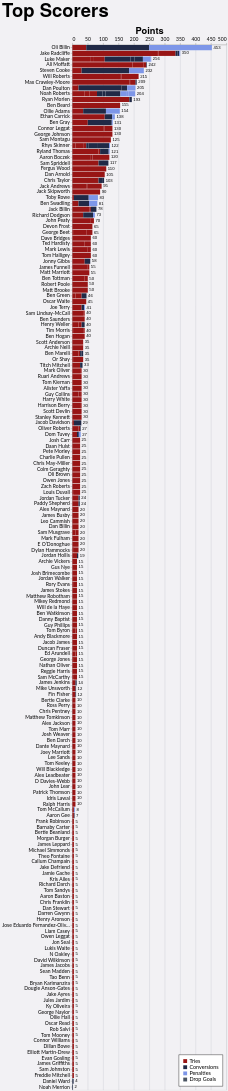

Vega-Lite specification stored for this chart:
### Vega-Lite specification from a JSON file in a GitHub repository (floating-point values rounded to 4 significant figures; data arrays with more than 128 entries replaced by an {"elided": "..."} marker saying what was removed)
{"config": {"axis": {"labelFont": "Lato, sans-serif", "titleFont": "PT Sans Narrow, Helvetica Neue, Helvetica, Arial, sans-serif", "labelFontSize": 13, "titleFontSize": 24, "gridColor": "#202947", "gridOpacity": 0.2}, "header": {"labelFont": "PT Sans Narrow, Helvetica Neue, Helvetica, Arial, sans-serif", "titleFont": "PT Sans Narrow, Helvetica Neue, Helvetica, Arial, sans-serif", "labelFontSize": 24, "titleFontSize": 28, "labelFontWeight": "bold", "orient": "left"}, "legend": {"labelFont": "Lato, sans-serif", "titleFont": "PT Sans Narrow, Helvetica Neue, Helvetica, Arial, sans-serif", "labelFontSize": 14, "titleFontSize": 16, "titlePadding": 5, "fillColor": "white", "strokeColor": "black", "padding": 10, "titleFontWeight": "lighter", "titleFontStyle": "italic", "titleColor": "gray", "offset": 10}, "title": {"font": "PT Sans Narrow, Helvetica Neue, Helvetica, Arial, sans-serif", "fontSize": 48, "fontWeight": "bold", "anchor": "start", "align": "center", "titlePadding": 20, "subtitlePadding": 10, "subtitleFontSize": 13, "subtitleColor": "", "subtitleFontStyle": "italic", "offset": 15, "color": "black"}, "axisX": {"labelAngle": 0}, "facet": {"title": null, "header": null, "align": {"row": "each", "column": "each"}}, "resolve": {"scale": {"y": "independent", "facet": "independent"}}, "background": "#f2f1f4"}, "layer": [{"mark": {"type": "bar"}, "encoding": {"color": {"field": "component", "legend": {"orient": "bottom-right", "title": null}, "scale": {"domain": ["Tries", "Conversions", "Penalties", "Drop Goals"], "range": ["#981515", "#202946", "#7d96e8", "#4b5563"]}, "type": "nominal"}, "order": {"field": "component_order", "sort": "ascending", "type": "quantitative"}, "tooltip": [{"field": "player", "title": "Player", "type": "nominal"}, {"field": "game_type", "title": "Game Type", "type": "nominal"}, {"field": "component", "title": "Score Type", "type": "nominal"}, {"aggregate": "sum", "field": "value", "title": "Value", "type": "quantitative"}, {"aggregate": "max", "field": "player_total", "title": "Total", "type": "quantitative"}], "x": {"aggregate": "sum", "axis": {"orient": "top", "title": "Points"}, "field": "value", "type": "quantitative"}, "y": {"field": "player", "sort": {"field": "player_total", "op": "max", "order": "descending"}, "title": null, "type": "nominal"}}}, {"mark": {"type": "text", "align": "left", "baseline": "middle", "color": "black", "dx": 4, "fontSize": 11}, "encoding": {"text": {"field": "total_value", "format": ".0f", "type": "quantitative"}, "x": {"axis": {"orient": "top", "title": "Points"}, "field": "total_value", "type": "quantitative"}, "y": {"field": "player", "sort": {"field": "player_total", "op": "max", "order": "descending"}, "title": null, "type": "nominal"}}, "transform": [{"aggregate": [{"op": "sum", "field": "value", "as": "total_value"}, {"op": "max", "field": "player_total", "as": "player_total"}], "groupby": ["player"]}]}], "data": {"name": "data-e8fc9626931d330190888c97c62e2c90"}, "height": {"step": 15}, "params": [{"name": "seasonParam", "value": []}, {"name": "gameTypesParam", "value": []}, {"name": "gameTypeParam", "value": "All games"}, {"name": "squadParam", "value": "All"}, {"name": "scoreTypeParam", "value": "Total"}], "title": {"text": "Top Scorers"}, "transform": [{"filter": "length(seasonParam) === 0 || indexof(seasonParam, datum.season) >= 0"}, {"filter": "length(gameTypesParam) === 0 || indexof(gameTypesParam, datum.game_type) >= 0"}, {"filter": "squadParam === \"All\" || datum.squad === squadParam"}, {"filter": "scoreTypeParam === datum.score_type"}, {"joinaggregate": [{"op": "sum", "field": "value", "as": "player_total"}], "groupby": ["player"]}, {"filter": "datum.player_total > 0"}], "width": 400, "$schema": "https://vega.github.io/schema/vega-lite/v5.20.1.json", "datasets": {"data-e8fc9626931d330190888c97c62e2c90": {"elided": "1156 records"}}}
